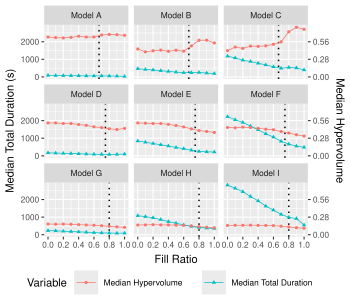

R code for this plot:
library(ggplot2)
library(tidyr)
library(dplyr)
library(RPostgres)

con <- con <- dbConnect(
  RPostgres::Postgres(),
  user = "postgres",
  password = "postgres",
  dbname = "postgres"
)

df <- dbGetQuery(
  con,
  "
with duration as (select run_id, sum(step + should_terminate) as total from stats group by run_id),
     run_ext as (select *, (configuration ->> 'fillRatio')::double precision as fill_ratio
                 from run)
select 'Model ' || substring(instance from length('Input_') + 1 for 1)  as model,
       fill_ratio,
       percentile_cont(0.5) within group ( order by total) / 1000000000 as med_total,
       percentile_cont(0.5) within group ( order by hypervolume )          med_hypervolume
from run_ext r
         join duration d on r.id = d.run_id
         join stats s on r.id = s.run_id and r.total_iterations = s.iteration
where problem = 'Knapsack'
  and fill_ratio is not null
group by instance, fill_ratio
  "
)

dbDisconnect(con)

scale <- max(df$med_total) / max(df$med_hypervolume)

df$med_hypervolume <- df$med_hypervolume * scale

fill_ratio <- data.frame(model = unique(df$model),
                         knapsacks = c(2, 2, 2, 3, 3, 3, 4, 4, 4)) %>%
  mutate(value = knapsacks / (knapsacks + 1))

ggplot(pivot_longer(df, starts_with("med_")),
       aes(
         x = fill_ratio,
         y = value,
         color = name,
         shape = name
       )) +
  geom_vline(data = fill_ratio, aes(xintercept = value), linetype = 3) +
  geom_line(linewidth = 0.25) +
  geom_point(size = 0.75) +
  scale_x_continuous(name = "Fill Ratio", breaks = seq(0, 1, 0.2)) +
  scale_y_continuous(
    name = "Median Total Duration (s)",
    sec.axis = sec_axis(
      ~ . / scale,
      name = "Median Hypervolume",
      breaks = seq(0, 1, 1 / (scale / 1000)),
      labels = function(x)
        sprintf("%.2f", x)
    )
  ) +
  scale_color_discrete(name = "Variable",
                       labels = c("Median Hypervolume", "Median Total Duration")) +
  scale_shape_discrete(name = "Variable",
                       labels = c("Median Hypervolume", "Median Total Duration")) +
  theme_gray(base_size = 8) +
  theme(
    legend.position = "bottom",
    legend.margin = margin(),
    legend.box.spacing = unit(4, "pt")
  ) +
  facet_wrap( ~ model)
